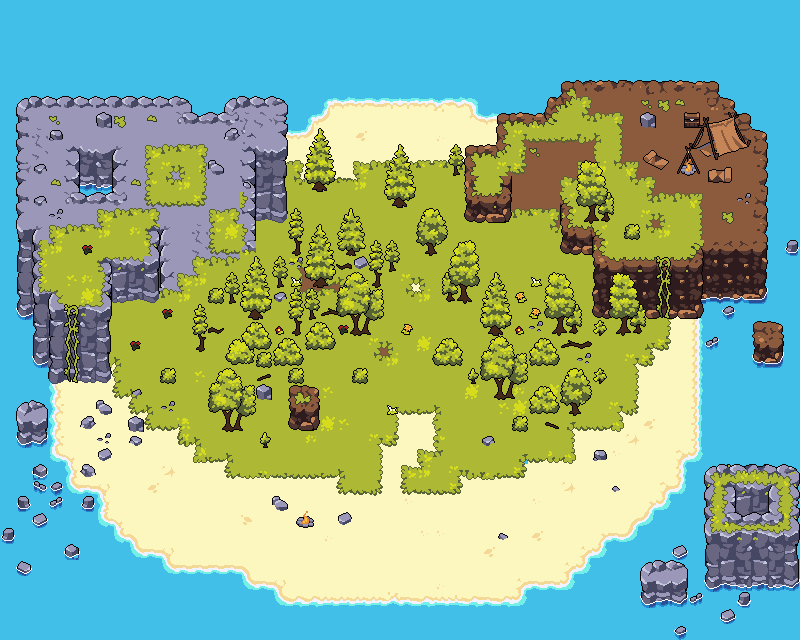

This is a level from a 2D game, rendered from its Tiled map with the project's own tilesets. A one-line summary and the map file follow, with tile-layer data summarised:
An orthogonal 50x40 tile map with 16x16 px tiles, 7 tile layers (Backgraund, Sea, Grass, Earth, ...), 2 tilesets.

<map version="1.10" tiledversion="1.12.2" orientation="orthogonal" renderorder="right-down" width="50" height="40" tilewidth="16" tileheight="16" infinite="0" nextlayerid="8" nextobjectid="1">
 <editorsettings>
  <export target="Tiled_map.tmx" format="tmx" />
 </editorsettings>
 <tileset firstgid="1" source="Tiled.tsx" />
 <tileset firstgid="1210" source="Tiled_animation_32px.tsx" />
 <layer id="1" name="Backgraund" width="50" height="40">
  <data>[2000 cells, 2000 non-empty, 5 distinct tile ids]</data>
 </layer>
 <layer id="3" name="Sea" width="50" height="40">
  <data>[2000 cells, 609 non-empty, 62 distinct tile ids]</data>
 </layer>
 <layer id="6" name="Grass" width="50" height="40">
  <data>[2000 cells, 897 non-empty, 64 distinct tile ids]</data>
 </layer>
 <layer id="2" name="Earth" width="50" height="40">
  <data>[2000 cells, 205 non-empty, 89 distinct tile ids]</data>
 </layer>
 <layer id="4" name="Earth2" width="50" height="40">
  <data>[2000 cells, 142 non-empty, 68 distinct tile ids]</data>
 </layer>
 <layer id="5" name="Other" width="50" height="40">
  <data>[2000 cells, 223 non-empty, 120 distinct tile ids]</data>
 </layer>
 <layer id="7" name="Other2" width="50" height="40">
  <data>[2000 cells, 96 non-empty, 55 distinct tile ids]</data>
 </layer>
</map>
